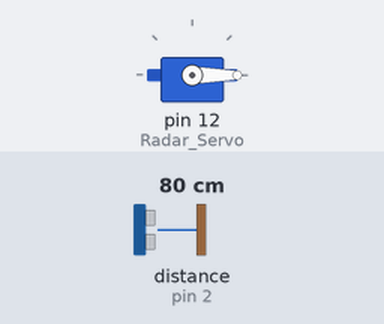
A sketch run on a simulated Arduino Uno, built with avr-gcc and run on an emulated ATmega328P. Parts: servo. Wiring (inferred from the names in the program): ultrasonic range finder: trigger pin 3; echo pin 2. Inputs (shaded band) come from the test bench; at power-on: distance to the obstacle (sensor on pin 2) 80 cm. The echo pulse lasts 58.3 µs per cm; what the sketch prints to the serial monitor is not drawn.

Above: at 0.01 s.
1.3 s: distance to the obstacle (sensor on pin 2) set to 2 cm
At 1.8 s:
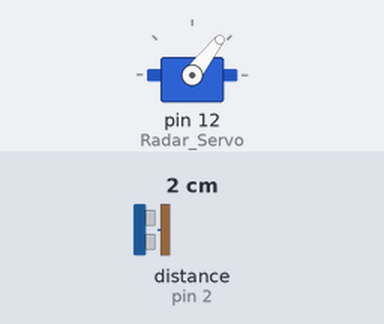
4.3 s: distance to the obstacle (sensor on pin 2) set to 299 cm
At 4.46 s:
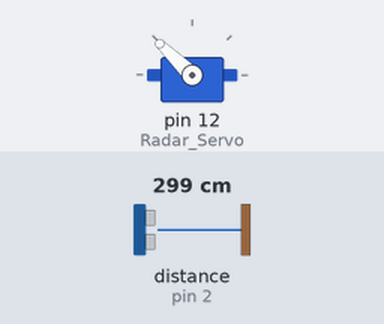
Timing chart, 0 to 13.3 s (numbered marks = the images above; inputs shaded):
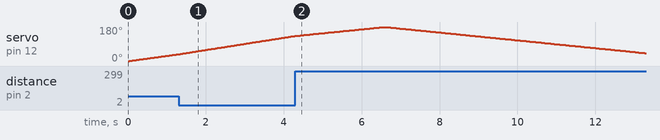

The sketch:

radar_ultrassonico.ino
```cpp
////////////////////////////////////////////////////////////////////////////
//            ------ Radar Ultrassônico de 180º -------
//               Projeto: Radar com HC-SR04
//               Autora: Ivoneide Duarte
//               Data: 28/06/2020
///////////////////////////////////////////////////////////////////////////

#include <Servo.h>

// Definição dos pinos de Echo e Trigger do HC-SR04
const int pinTrigger = 3;
const int pinEcho = 2;

// Cálculo da distância do objeto
long tempo;
int distancia;

// Objeto chamado 'Radar_Servo'
Servo Radar_Servo;

void setup()
{
  pinMode(pinTrigger, OUTPUT); // Trigger definido como saída
  pinMode(pinEcho, INPUT);     // Echo definido como entrada

  Serial.begin(9600);          // Inicializando a Comunicação Serial
  Radar_Servo.attach(12);       // Pino que define a conexão do servo
}

void loop()
{
  // O servo irá girar de 15° até 165° ou de 0° até 180°
  for (int i = 0; i <= 180; i++)
  {
    Radar_Servo.write(i); // O servo irá rotacionar de 0° até 180°
    delay(30);

    // Nessa parte, enquanto o servo gira, o sensor verifica
    // Se tem algum objeto e qual a distância
    // Chamando a função 'CalculandoDistancia()'
    distancia = calculandoDistancia();

    Serial.print(i);         // Mostra na serial qual o ângulo de giro o servo está naquele momento
    Serial.print(",");       // Aqui vamos separar o ângulo da distância calculada com uma vírgula
    Serial.print(distancia); // Mostra a distância que o sensor está calculando
    Serial.print(".");       // Coloca um '.' depois da distância para indexar no processing a distância
  }

  // Os mesmos passos que fizemos para ele ir de 15° --> 165° ou 0º --> 180º
  // Vamos utilizar para ele voltar de 165° --> 15° ou 180º --> 0º
  for (int i = 180; i > 0 ; i--)
  {
    Radar_Servo.write(i); // O servo irá rotacionar de 180° até 0°
    delay(30);

    // Nessa parte, enquanto o servo gira, o sensor verifica
    // Se tem algum objeto e qual a distância
    // Chamando a função 'CalculandoDistancia()'
    distancia = calculandoDistancia();

    Serial.print(i);
    Serial.print(",");
    Serial.print(distancia);
    Serial.print(".");
  }
}

// Aqui vamos criar a função que utilizamos ali em cima
// Para poder calcular a distância sabe?
int calculandoDistancia()
{
  digitalWrite(pinTrigger, LOW);  // Aqui vou desligar o trigger para poder realizar os pulsos
  delayMicroseconds(2);

  // Aqui é onde ligo o trigger por 10 ms
  // Que é o tempo para calcular a distância
  digitalWrite(pinTrigger, HIGH);
  delayMicroseconds(10);
  digitalWrite(pinTrigger, LOW);

  tempo = pulseIn(pinEcho, HIGH);  // Aqui setamos o Echo para capitar o pulso ultrassônico e voltar o tempo que ele demorou

  distancia = tempo * 0.034 / 2; // Por fim, esta é a fórmula que utilizamos para converter o tempo na distância do objeto até o sensor
  return distancia;
}
```

Measured:
- by itself, servo on pin 12 (Radar_Servo): rises from 133° to 180° in 2.2 s, then falls to 42° in 6.7 s
